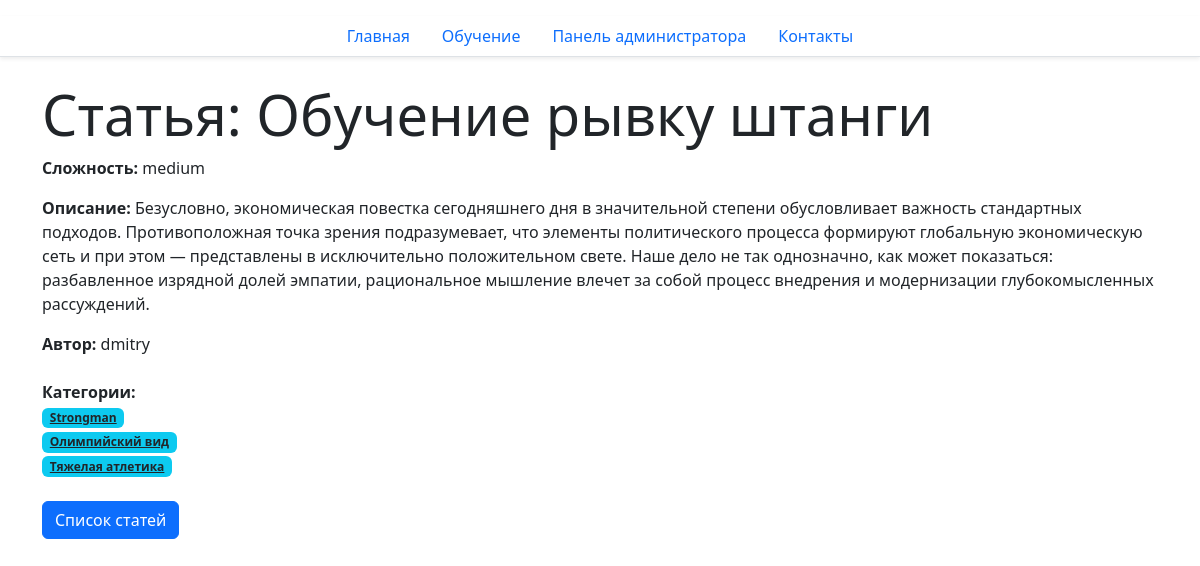
Page /site/articles/2/ on the committed database.
### site_app/models.py (models this page shows, shortened)
class Product(models.Model):
    name = models.CharField(max_length=100, verbose_name="Название")
    description = models.TextField(verbose_name="Описание")
    category = models.ManyToManyField(
        to=Category,
        related_name="products",
        verbose_name="Категории"
    )
    author = models.ForeignKey(
        to=UserModel,
        on_delete=models.CASCADE,
        verbose_name="Автор"
    )
    class Meta:
        verbose_name_plural = 'Статьи'
        ordering = ["pk"]
    class Сomplexity(models.TextChoices):
        EASY = 'easy', 'Легкий',
        MEDIUM = 'medium', 'Средний',
        HARD = 'hard', 'Сложный',
    complexity = models.CharField(
        max_length=10,
        choices=Сomplexity.choices,
        default=Сomplexity.EASY,
        verbose_name="Сложность"
    )
    created_at = models.DateTimeField(auto_now_add=True)
    updated_at = models.DateTimeField(auto_now=True)

class Category(models.Model):
    name = models.CharField(max_length=100, unique=True, verbose_name="Название")
    class Meta:
        verbose_name_plural = 'Категории'
        ordering = ["pk"]

### site_app/views.py (the view)
# urls.py: path("articles/<int:pk>/", ArticleDetailView.as_view(), name="article-detail"),
class ArticleDetailView(DetailView):
    model = Product
    template_name = "site_app/article_detail.html"
    context_object_name = "article_detail"

### site_app/templates/site_app/article_detail.html (shortened to what this page needs)
{% extends 'site_app/index.html' %}
{% block body %}
<div class="container mt-4">
    <h1 class="display-4">Статья: {{ article_detail.name }}</h1>
    <p><strong>Сложность:</strong> {{ article_detail.complexity }}</p>
    <p><strong>Описание:</strong> {{ article_detail.description }}</p>
    <p><strong>Автор:</strong> {{ article_detail.author }}</p>
    <div class="mt-4">
        <strong>Категории:</strong>
        <ul class="list-unstyled">
            {% for category in article_detail.category.all %}
                <li>
                    <a href="{% url 'site_app:category-detail' pk=category.pk %}" class="badge bg-info text-dark">{{ category.name }}</a>
                </li>
            {% endfor %}
        </ul>
    </div>
    <div class="mt-4">
        <a href="{% url 'site_app:ListArticle' %}" class="btn btn-primary">Список статей</a>
    </div>
</div>
{% endblock %}

### rows in the picture
Product: name "Обучение рывку штанги", complexity "medium", description "Безусловно, экономическая повестка сегодняшнего дня в значительной степени обусловливает важность стандартных подходов. Противоположная точка зрения подразумевает, что элементы политического процесса формируют глобальную экономическую сеть и при этом — представлены в исключительно положительном свете. Наше дело не так однозначно, как может показаться: разбавленное изрядной долей эмпатии, рациональное мышление влечет за собой процесс внедрения и модернизации глубокомысленных рассуждений.", author "dmitry"
Category: name "Strongman"
Category: name "Олимпийский вид"
Category: name "Тяжелая атлетика"
